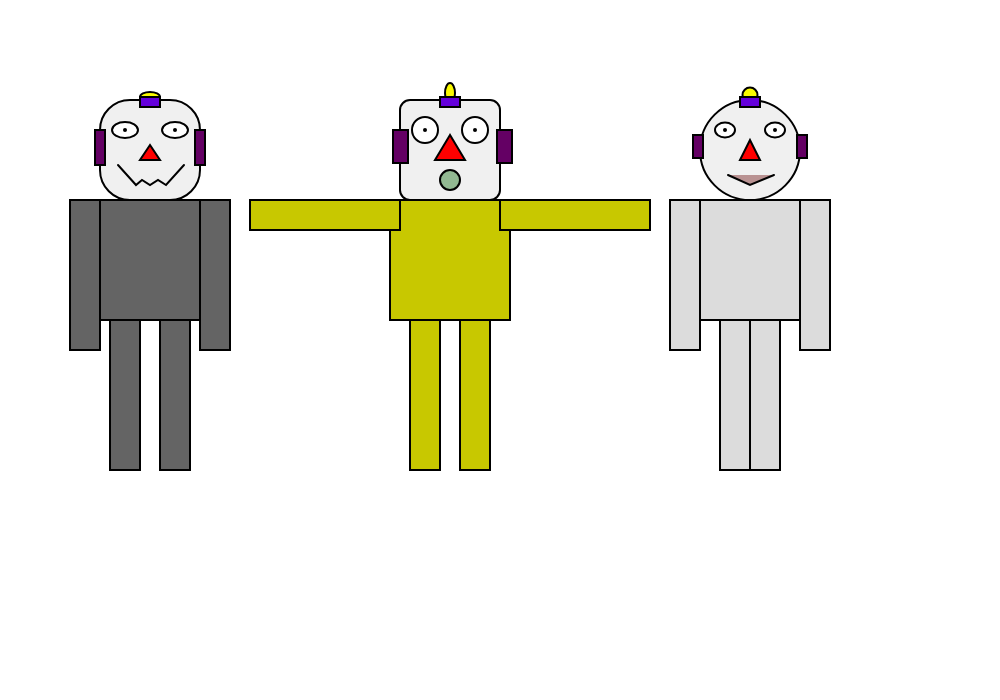
Frame 1 (no input)
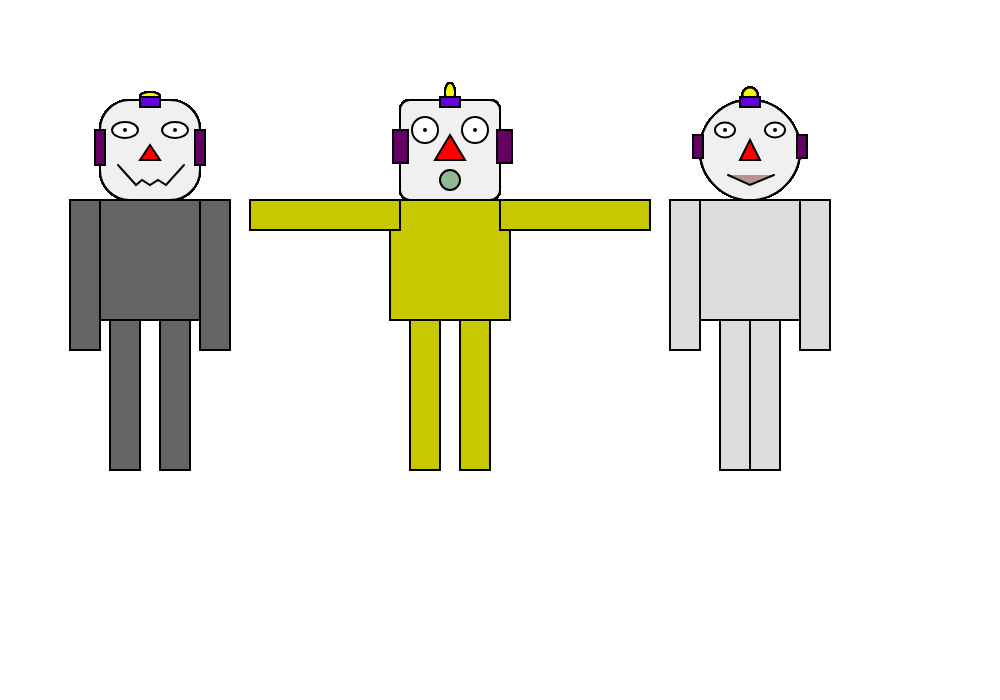
Frame 60 (no input)
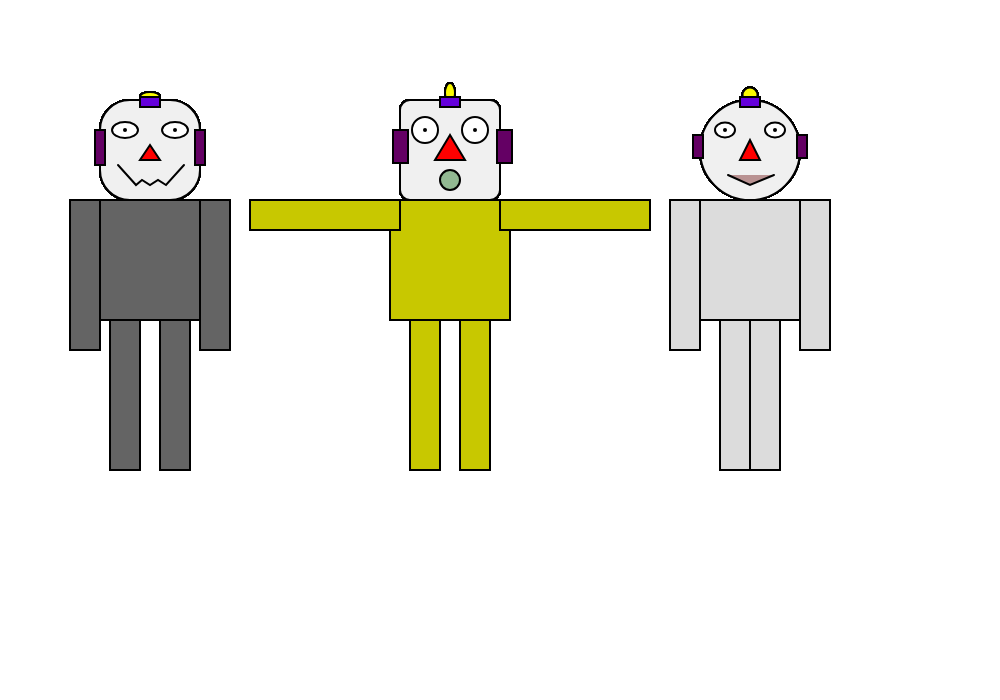
Frame 120 (the mouse pressed at the canvas centre since frame 60)

The p5.js sketch that drew these frames (run headless with seeded random() and noise() and a simulated clock; from frame 60 on, the mouse is pressed at the canvas centre):

// p5.js sketch
// ── sketch.js
function setup()
{
	//create a canvas for the robot
	createCanvas(1000, 700);
}

function draw()
{
	strokeWeight(2);

	//robot body 1 - delete this code and make your own robot body
	fill(100);
	rect(90, 200, 120, 120);
	rect(70, 200, 30, 150);
	rect(200, 200, 30, 150);
	rect(110, 320, 30, 150);
	rect(160, 320, 30, 150);

	//robot body 2 - delete this code and make your own robot body
	fill(200,200,0);
	rect(390, 200, 120, 120);
	rect(250, 200, 150, 30);
	rect(500, 200, 150, 30);
	rect(410, 320, 30, 150);
	rect(460, 320, 30, 150);


	//robot body 3 - delete this code and make your own robot body
	fill(220,220,220);
	rect(690, 200, 120, 120);
	rect(670, 200, 30, 150);
	rect(800, 200, 30, 150);
	rect(720, 320, 30, 150);
	rect(750, 320, 30, 150);


	// !!! Draw the robot heads - You shouldn't need to change this code !!!

	//robot head 1
	fill(240);
	rect(100, 100, 100, 100, 30);
    //robot head 2
	rect(400, 100, 100, 100, 10);
    //robot head 3
	rect(700, 100, 100, 100, 50);

	//ears
	fill(100, 0, 100);

	//robot ears 1
	rect(95, 130, 10, 35);
	rect(195, 130, 10, 35);

	//robot ears 2
	rect(393, 130, 15, 33);
	rect(497, 130, 15, 33);

	//robot ears 3
	rect(693, 135, 10, 23);
	rect(797, 135, 10, 23);



	//robots' antennas
	fill(250, 250, 0);
    // robot antenna 1
	ellipse(150, 97, 20, 10);
    // robot antenna 1
	ellipse(450, 93, 10, 20);
    // robot antenna 1
	ellipse(750, 95, 15, 15);

    //robots' antennas
	fill(100, 0, 220);
    // robot antenna 1
	rect(140, 97, 20, 10);
    // robot antenna 2
	rect(440, 97, 20, 10);
    // robot antenna 3
	rect(740, 97, 20, 10);


	//robot 1's eyes
	fill(255);
	ellipse(125, 130, 26, 16);
	strokeWeight(4);
	point(125, 130);
	strokeWeight(2);
	ellipse(175, 130, 26, 16);
	strokeWeight(4);
	point(175, 130);
	strokeWeight(2);

	//robot 2's eyes
	ellipse(425, 130, 26, 26);
	strokeWeight(4);
	point(425, 130);
	strokeWeight(2);
	ellipse(475, 130, 26, 26);
	strokeWeight(4);
	point(475, 130);
	strokeWeight(2);

	//robot 3's eyes
	ellipse(725, 130, 20, 15);
	strokeWeight(4);
	point(725, 130);
	strokeWeight(2);
	ellipse(775, 130, 20, 15);
	strokeWeight(4);
	point(775, 130);
	strokeWeight(2);


	//robots' noses
	fill(255, 0, 0);
    //robot 1 nose
	triangle(150, 145, 140, 160, 160, 160);
    //robot 2 nose
	triangle(450, 135, 435, 160, 465, 160);
    //robot 3 nose
	triangle(750, 140, 740, 160, 760, 160);

	//robot 1 mouth
	noFill();
	beginShape();
	vertex(118, 165);
	vertex(136, 185);
	vertex(142, 180);
	vertex(150, 185);
	vertex(158, 180);
	vertex(166, 185);
	vertex(184, 165);
	endShape();

	//robot 2 mouth
	fill(0,100,0,100);
	//beginShape();
	ellipse(450,180,20,20);
	//vertex(428, 175);
	//vertex(436, 185);
	//vertex(442, 175);
	//vertex(450, 185);
	//vertex(458, 175);
	//vertex(466, 185);
	//vertex(474, 175);
	//endShape();

	//robot 3 mouth
	fill(100,0,0,100);
	beginShape();
	vertex(728, 175);
	//vertex(736, 185);
	//vertex(742, 175);
	vertex(750, 185);
	//vertex(758, 175);
	//vertex(766, 185);
	vertex(774, 175);
	endShape();
}
